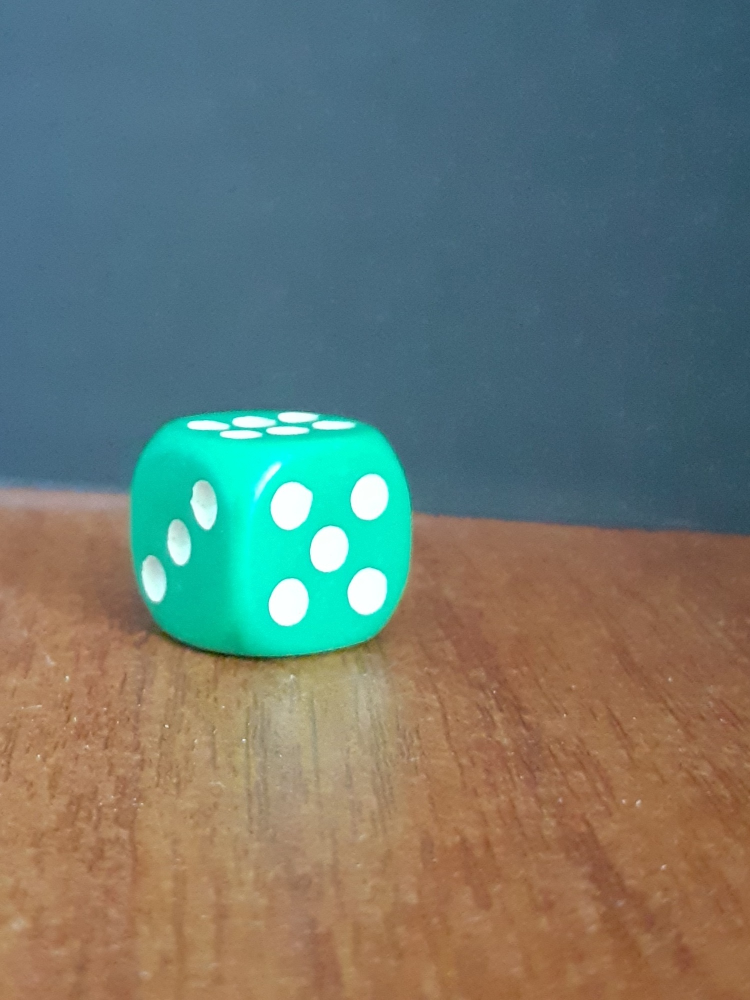
#> input picture structure from motion/dataset_modified/dado (3).jpg, 1500 x 2000 px (shown at 1/2 size)
$ python 'feature correspondence.py'
#> lines starting #> are read from the running program, lines starting #| are printed output that depends on the picture
import numpy as np
import cv2 as cv
path="dataset_modified/"
img1 = cv.imread(path+'dado (3).jpg')
#> img1 is the input picture: shape (2000, 1500, 3); mean B, G, R 112.7, 120, 107.3
img2 = cv.imread(path+'dado (4).jpg')
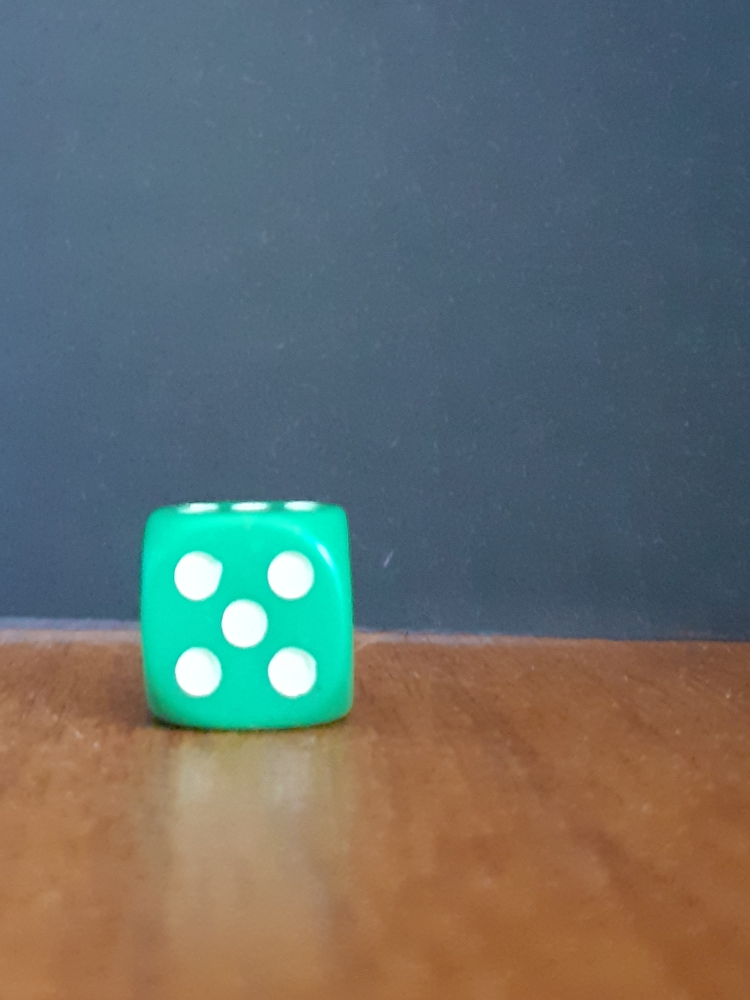
#> input picture structure from motion/dataset_modified/dado (4).jpg, 1500 x 2000 px (shown at 1/2 size)
#> img2 is the input picture: shape (2000, 1500, 3); mean B, G, R 107.8, 109.6, 101.6
img1=cv.resize(img1,(650,650))
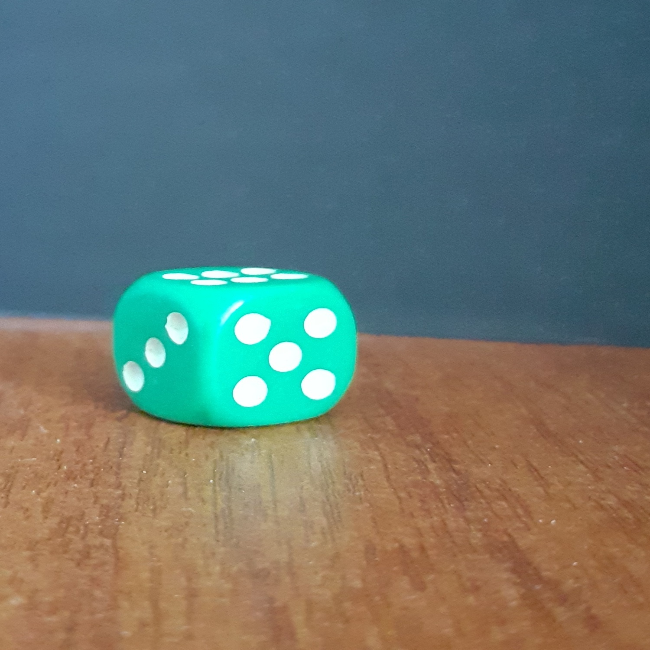
#> img1: shape (650, 650, 3); mean B, G, R 112.6, 119.8, 107.2
img2=cv.resize(img2,(650,650))
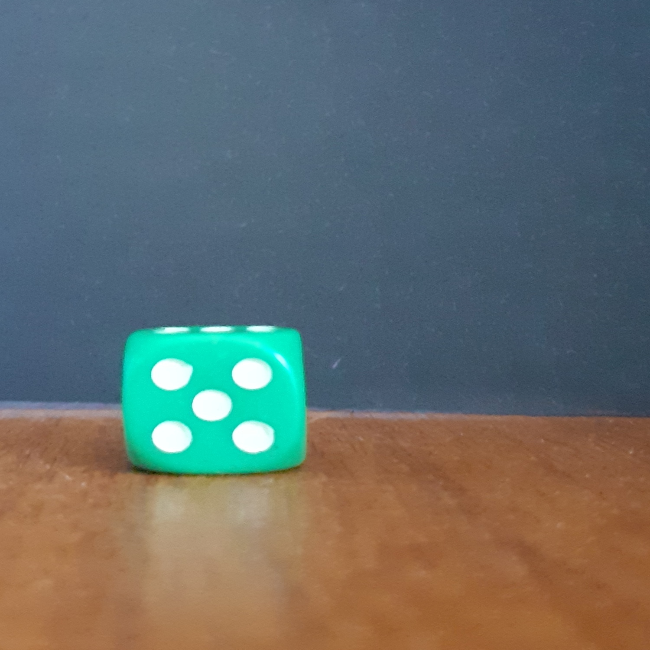
#> img2: shape (650, 650, 3); mean B, G, R 107.7, 109.5, 101.5
##gray= cv.cvtColor(img,cv.COLOR_BGR2GRAY)
sift = cv.xfeatures2d.SIFT_create()
kp1, des1 = sift.detectAndCompute(img1,None)
#> kp1 = 138 keypoints; strongest (x, y, size): (133, 380, 14.7), (320, 385, 20.8), (250, 393, 20.9), (321, 323, 20.5)
kp2, des2 = sift.detectAndCompute(img2,None)
#> kp2 = 58 keypoints; strongest (x, y, size): (211, 405, 20.2), (251, 374, 20.9), (170, 325, 3.2), (246, 406, 21.3)
#img=cv.drawKeypoints(gray,kp,img)
bf = cv.BFMatcher()
matches = bf.knnMatch(des1,des2, k=2)
#> matches = 138 matches
good = []
for m,n in matches:
    if m.distance < 0.5*n.distance:
        good.append([m])
#> this loop made 138 passes
#> after the loop, good = []
img3 = cv.drawMatchesKnn(img1,kp1,img2,kp2,good,None,flags=2)
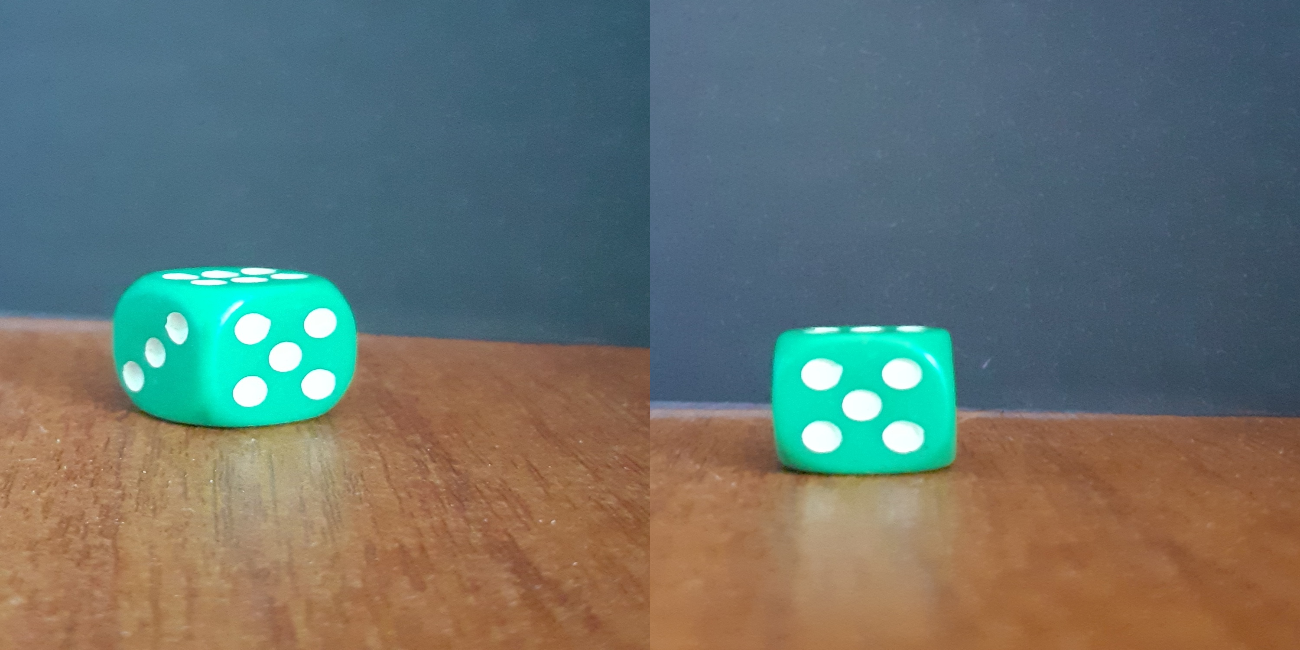
#> img3: shape (650, 1300, 3); mean B, G, R 110.2, 114.7, 104.3
cv.imshow('sift_keypoints.jpg',img3)
##img=cv.drawKeypoints(gray,kp,img,flags=cv.DRAW_MATCHES_FLAGS_DRAW_RICH_KEYPOINTS)
##cv.imshow('sift_keypoints.jpg',img)
